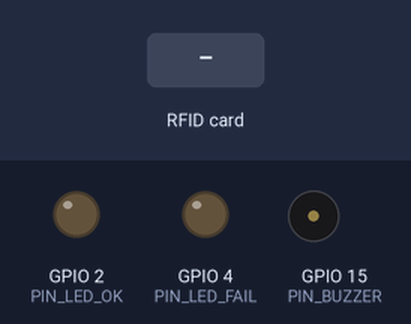
A sketch run on a simulated ESP32. Parts: output pins drawn as LEDs (lit = HIGH), buzzer (waves = sounding). Inputs (shaded band) come from the test bench. WiFi joins after 1.5 s; servers stay silent unless stated; uploads are accepted with an empty reply; what the sketch prints to the serial monitor is not drawn.

Above: at 3.0 s.
3.1 s: RFID card 5E 7A 19 C4 held to the reader
At 3.9 s:
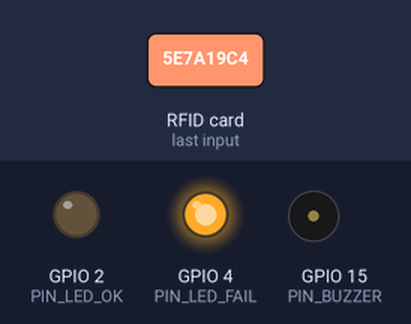
Timing chart, 0 to 6.1 s (numbered marks = the images above; inputs shaded):
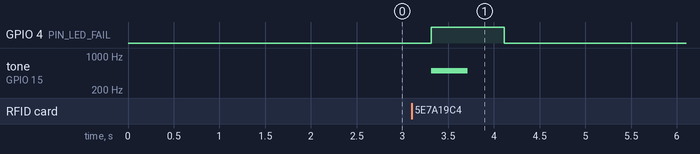

Measured:
- after the input at 3.1 s, GPIO 4 (PIN_LED_FAIL): LOW → HIGH after 0.22 s, → LOW 0.80 s later; tone on GPIO 15 (PIN_BUZZER): silent → 500 Hz after 0.22 s, → silent 0.40 s later

The sketch:

esp32_tap.ino
```cpp
/*
 * ============================================================================
 *  Absen RFID — Firmware ESP32 + MFRC522
 * ============================================================================
 *
 *  Cara kerja:
 *    1. Sambung ke WiFi.
 *    2. Baca UID kartu MIFARE (MFRC522).
 *    3. Kirim UID ke POST /api/tap dengan header X-API-Key.
 *    4. Tampilkan hasil dari server: MASUK / TERLAMBAT / PULANG / GAGAL.
 *
 *  Library yang perlu dipasang (Arduino IDE → Library Manager):
 *    - MFRC522 by GithubCommunity
 *    - ArduinoJson by Benoit Blanchon (v7)
 *
 *  Board: ESP32 Dev Module
 *
 *  Wiring MFRC522 (WAJIB 3.3V, jangan 5V):
 *    MFRC522   ESP32
 *    SDA/SS    5
 *    SCK       18
 *    MOSI      23
 *    MISO      19
 *    RST       22
 *    3.3V      3.3V
 *    GND       GND
 *    IRQ       (tidak dipakai)
 *
 *  Catatan penting:
 *    - Isi WIFI_SSID, WIFI_PASS, API_BASE_URL, dan API_KEY di bawah.
 *    - API_BASE_URL TANPA garis miring di akhir, contoh:
 *        https://absensi.sekolah.sch.id
 *    - Gunakan HTTPS di hosting. Untuk produksi yang lebih aman, ganti
 *      client.setInsecure() dengan sertifikat root CA (lihat catatan di bawah).
 *    - Format UID default = desimal big-endian, sama seperti data contoh
 *      proyek ini. Kalau kartu Anda didaftarkan dalam hex, ubah UID_FORMAT.
 * ============================================================================
 */

#include <WiFi.h>
#include <HTTPClient.h>
#include <WiFiClientSecure.h>
#include <SPI.h>
#include <MFRC522.h>
#include <ArduinoJson.h>

// ------------------------------ KONFIGURASI --------------------------------
const char* WIFI_SSID     = "NAMA_WIFI";
const char* WIFI_PASS     = "PASSWORD_WIFI";

// Contoh: "https://absensi.sekolah.sch.id"  (tanpa "/" di akhir)
const char* API_BASE_URL  = "https://domain-anda.com";

// Salin dari Pengaturan -> API Perangkat (atau RFID_API_KEY di .env)
const char* API_KEY       = "GANTI_DENGAN_KUNCI_PERANGKAT_ANDA";

// 1 = kirim UID desimal (contoh: 2234749610)
// 0 = kirim UID hex    (contoh: 8532A6AA)
#define UID_FORMAT_DECIMAL 1

// Jeda minimum sebelum kartu yang sama boleh ditap lagi (milidetik).
// Mencegah satu kartu terkirim berkali-kali karena reader membaca terus.
const unsigned long DEBOUNCE_MS = 3000;

// ------------------------------ PIN MFRC522 --------------------------------
#define SS_PIN   5
#define RST_PIN  22

// --------------------------- PIN INDIKATOR (opsional) ----------------------
// Ubah ke -1 bila tidak dipakai.
const int PIN_LED_OK   = 2;    // LED hijau / onboard
const int PIN_LED_FAIL = 4;    // LED merah
const int PIN_BUZZER   = 15;   // buzzer aktif (opsional)

// ---------------------------------------------------------------------------

MFRC522 rfid(SS_PIN, RST_PIN);

String lastUid = "";
unsigned long lastTapAt = 0;

void setup() {
  Serial.begin(115200);
  delay(300);

  if (PIN_LED_OK >= 0)   { pinMode(PIN_LED_OK, OUTPUT);   digitalWrite(PIN_LED_OK, LOW); }
  if (PIN_LED_FAIL >= 0) { pinMode(PIN_LED_FAIL, OUTPUT); digitalWrite(PIN_LED_FAIL, LOW); }
  if (PIN_BUZZER >= 0)   { pinMode(PIN_BUZZER, OUTPUT);   digitalWrite(PIN_BUZZER, LOW); }

  Serial.println();
  Serial.println("=== Absen RFID ESP32 ===");

  SPI.begin();          // SCK=18, MISO=19, MOSI=23
  rfid.PCD_Init();

  byte versi = rfid.PCD_ReadRegister(MFRC522::VersionReg);
  Serial.printf("MFRC522 versi: 0x%02X\n", versi);
  if (versi == 0x00 || versi == 0xFF) {
    Serial.println("PERINGATAN: MFRC522 tidak terdeteksi. Cek wiring & tegangan 3.3V.");
  }

  sambungWifi();
}

void loop() {
  pastikanWifi();

  if (!rfid.PICC_IsNewCardPresent()) return;
  if (!rfid.PICC_ReadCardSerial()) return;

  String uid = uidKeString(rfid.uid.uidByte, rfid.uid.size);

  rfid.PICC_HaltA();
  rfid.PCD_StopCrypto1();

  if (uid == "") return;

  // Debounce: kartu sama dalam DEBOUNCE_MS diabaikan.
  if (uid == lastUid && (millis() - lastTapAt) < DEBOUNCE_MS) {
    Serial.println("(tap diabaikan, kartu sama)");
    return;
  }
  lastUid = uid;
  lastTapAt = millis();

  Serial.println("----------------------------------------");
  Serial.println("UID dibaca : " + uid);

  kirimTap(uid);
}

// ---------------------------------------------------------------------------
// WiFi
// ---------------------------------------------------------------------------
void sambungWifi() {
  Serial.print("Menghubungkan WiFi");
  WiFi.mode(WIFI_STA);
  WiFi.begin(WIFI_SSID, WIFI_PASS);

  unsigned long mulai = millis();
  while (WiFi.status() != WL_CONNECTED && millis() - mulai < 20000) {
    delay(500);
    Serial.print(".");
  }

  if (WiFi.status() == WL_CONNECTED) {
    Serial.println();
    Serial.print("WiFi tersambung. IP: ");
    Serial.println(WiFi.localIP());
  } else {
    Serial.println();
    Serial.println("Gagal WiFi. Akan dicoba lagi di loop().");
  }
}

void pastikanWifi() {
  static unsigned long cekTerakhir = 0;
  if (millis() - cekTerakhir < 5000) return;
  cekTerakhir = millis();

  if (WiFi.status() != WL_CONNECTED) {
    Serial.println("WiFi terputus, menyambung ulang...");
    WiFi.disconnect();
    sambungWifi();
  }
}

// ---------------------------------------------------------------------------
// UID -> String
// ---------------------------------------------------------------------------
String uidKeString(byte* uid, byte panjang) {
#if UID_FORMAT_DECIMAL
  // Desimal big-endian: byte pertama = paling signifikan.
  unsigned long long nilai = 0;
  for (byte i = 0; i < panjang; i++) {
    nilai = (nilai << 8) | uid[i];
  }
  char buf[24];
  snprintf(buf, sizeof(buf), "%llu", nilai);
  return String(buf);
#else
  String hasil = "";
  for (byte i = 0; i < panjang; i++) {
    if (uid[i] < 0x10) hasil += "0";
    hasil += String(uid[i], HEX);
  }
  hasil.toUpperCase();
  return hasil;
#endif
}

// ---------------------------------------------------------------------------
// Kirim ke API
// ---------------------------------------------------------------------------
void kirimTap(const String& uid) {
  if (WiFi.status() != WL_CONNECTED) {
    Serial.println("Tidak ada WiFi, tap tidak dikirim.");
    sinyalGagal();
    return;
  }

  String url = String(API_BASE_URL) + "/api/tap";
  String body = "tag=" + uid;

  HTTPClient http;

  // Objek client harus hidup sampai http.end(), jadi dideklarasikan di sini.
  WiFiClientSecure secureClient;
  WiFiClient plainClient;

  if (url.startsWith("https")) {
    secureClient.setInsecure();   // lihat catatan keamanan di bawah
    http.begin(secureClient, url);
  } else {
    http.begin(plainClient, url);
  }

  http.setTimeout(8000);
  http.setReuse(false);
  http.addHeader("Content-Type", "application/x-www-form-urlencoded");
  http.addHeader("Accept", "application/json");
  http.addHeader("X-API-Key", API_KEY);

  int httpCode = http.POST(body);

  if (httpCode <= 0) {
    Serial.printf("Gagal koneksi: %s\n", http.errorToString(httpCode).c_str());
    sinyalGagal();
    http.end();
    return;
  }

  String payload = http.getString();
  Serial.printf("HTTP %d\n", httpCode);
  Serial.println("Respons: " + payload);

  if (httpCode == 401) {
    Serial.println("API KEY SALAH. Cek RFID_API_KEY di server dan konstanta API_KEY.");
    sinyalGagal();
    http.end();
    return;
  }
  if (httpCode == 429) {
    Serial.println("Terlalu banyak request. Tunggu sebentar.");
    sinyalGagal();
    http.end();
    return;
  }
  if (httpCode != 200) {
    Serial.println("Server mengembalikan error.");
    sinyalGagal();
    http.end();
    return;
  }

  JsonDocument doc;
  DeserializationError err = deserializeJson(doc, payload);
  if (err) {
    Serial.printf("JSON tidak valid: %s\n", err.c_str());
    sinyalGagal();
    http.end();
    return;
  }

  bool ok = doc["ok"] | false;
  const char* kode  = doc["kode"]  | "?";
  const char* pesan = doc["pesan"] | "";
  const char* status = doc["status"] | "";

  Serial.println("========================================");
  Serial.printf("KODE   : %s\n", kode);
  Serial.printf("STATUS : %s\n", status);
  Serial.printf("PESAN  : %s\n", pesan);
  Serial.println("========================================");

  if (ok) {
    sinyalSukses();
  } else {
    sinyalGagal();
  }

  http.end();
}

// ---------------------------------------------------------------------------
// Indikator
// ---------------------------------------------------------------------------
void sinyalSukses() {
  if (PIN_LED_OK >= 0) digitalWrite(PIN_LED_OK, HIGH);
  if (PIN_BUZZER >= 0) {
    tone(PIN_BUZZER, 2000, 120);
  }
  delay(600);
  if (PIN_LED_OK >= 0) digitalWrite(PIN_LED_OK, LOW);
}

void sinyalGagal() {
  if (PIN_LED_FAIL >= 0) digitalWrite(PIN_LED_FAIL, HIGH);
  if (PIN_BUZZER >= 0) {
    tone(PIN_BUZZER, 500, 400);
  }
  delay(800);
  if (PIN_LED_FAIL >= 0) digitalWrite(PIN_LED_FAIL, LOW);
}

/*
 * CATATAN KEAMANAN HTTPS
 * ----------------------
 * client.setInsecure() mematikan verifikasi sertifikat, sehingga rentan
 * terhadap man-in-the-middle (API key bisa dicuri). Untuk produksi:
 *
 *   1. Unduh root CA server (mis. ISRG Root X1 untuk Let's Encrypt).
 *   2. Simpan sebagai string PEM di firmware.
 *   3. Ganti client.setInsecure() menjadi:
 *
 *        client.setCACert(ROOT_CA);
 *
 * Selama masih tahap uji di jaringan sekolah, setInsecure() dapat dipakai.
 */
```
